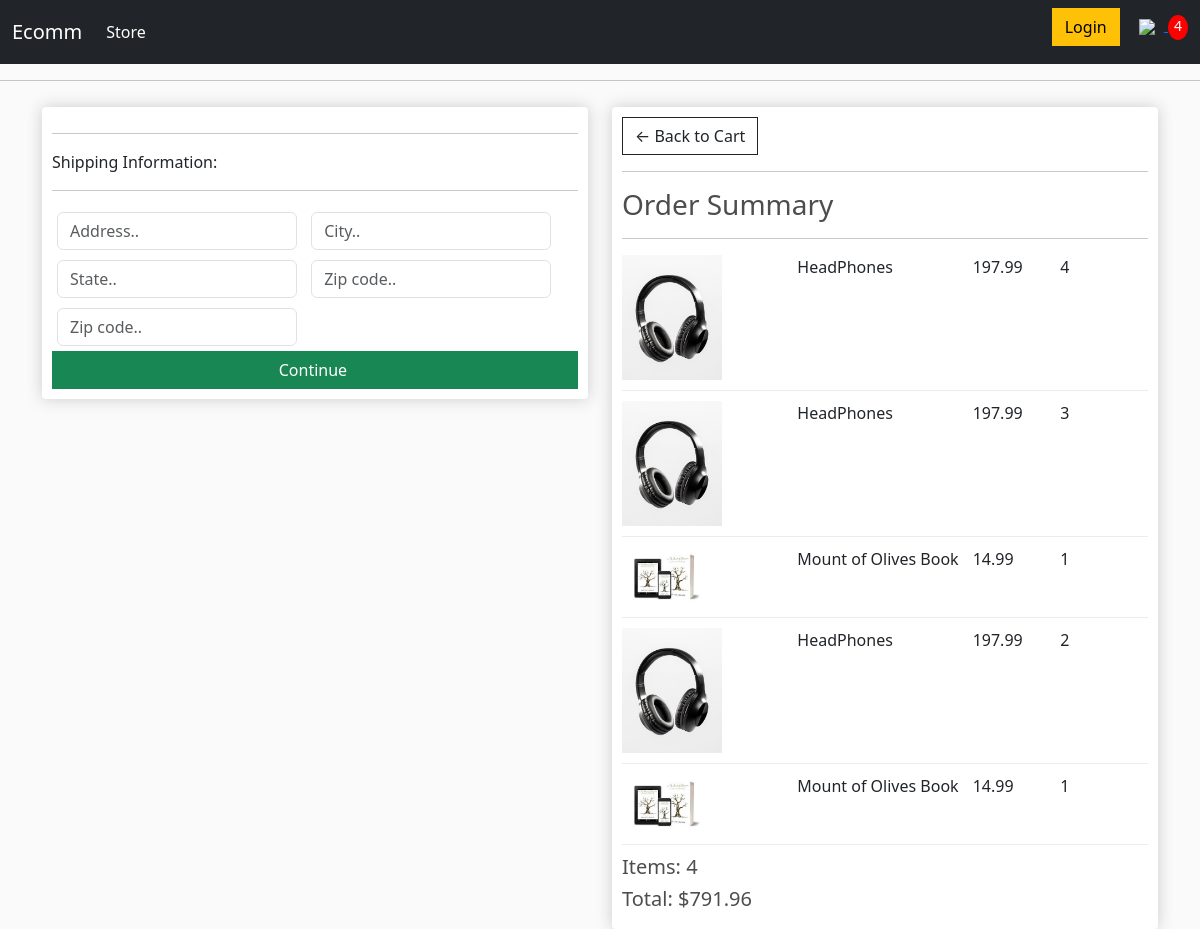
Screenshot of /checkout/ (signed in) with the database file from the repository.
### store/models.py (models this page shows, shortened)
class OrderItem(models.Model):
	product = models.ForeignKey(Product, on_delete=models.SET_NULL, blank=True, null=True)
	order = models.ForeignKey(Order, on_delete=models.SET_NULL, blank=True,null=True)
	quantity = models.IntegerField(default=0, null=True,blank=True)
	date_added = models.DateTimeField(auto_now_add=True)
	@property
	def get_total(self):
		total = self.product.price * self.quantity
		return total

class Product(models.Model):
	name = models.CharField(max_length=200, null=True)
	price = models.DecimalField(max_digits=7, decimal_places=2)
	digital = models.BooleanField(default=False, null=True, blank=True)
	image = models.ImageField(null=True, blank=True)
	@property
	def	imageURL(self):
		try:
			url=self.image.url
		except:
			url = ''
		return url

class Order(models.Model):
	customer = models.ForeignKey(Customer, on_delete=models.SET_NULL, blank=True, null=True)
	date_ordered = models.DateTimeField(auto_now_add=True)
	complete = models.BooleanField(default=False, null=True, blank=True)
	transaction_id = models.CharField(max_length=200, null=True)
	@property
	def shipping(self):
		shipping = False
		orderitems = self.orderitem_set.all()
		for i in orderitems:
			if i.product.digital == False:
				shipping = True
		return shipping
	@property
	def get_cart_total(self):
		orderitems = self.orderitem_set.all()
		total = sum([item.get_total for item in orderitems])
		return total
	@property
	def get_cart_items(self):
		orderitems = self.orderitem_set.all()
		total = sum([item.quantity for item in orderitems])
		return total

### store/views.py (the view)
# urls.py: path('checkout/', views.checkout, name='checkout' ),
def checkout(request):
	if request.user.is_authenticated:
		customer = request.user.customer
		order, created = Order.objects.get_or_create(customer=customer, complete=False)
		items = OrderItem.objects.all()
		cartItems = order.get_cart_items
	else:
		data= cartData(request)
		cartItems = data['cartItems']
		order = data['order']
		items = data['items']
	context = {'items':items, 'order':order, 'cartItems': cartItems}
	return render(request, 'store/checkout.html', context)

### store/templates/store/checkout.html (shortened to what this page needs)
{% extends 'store/main.html' %}
{% load static %}
{% block content %}
	<div class="row">
		<div class="col-lg-6">
			<div class="box-element " id="form-wrapper">
				<form id="form">
					<div id="shipping-info">
						<hr>
						<p>Shipping Information:</p>
						<hr>
						<div class="form-field">
							<input class="form-control" type="text" name="address" placeholder="Address..">
						</div>
						<div class="form-field">
							<input class="form-control" type="text" name="city" placeholder="City..">
						</div>
						<div class="form-field">
							<input class="form-control" type="text" name="state" placeholder="State..">
						</div>
						<div class="form-field">
							<input class="form-control" type="text" name="zipcode" placeholder="Zip code..">
						</div>
						<div class="form-field">
							<input class="form-control" type="text" name="country" placeholder="Zip code..">
						</div>
					</div>
						<input  id="form-button" class="btn btn-success col-12	"
						type="Submit" value="Continue ">
				</form>
			</div>
		<br>
		</div>
		<div class="col-lg-6">
			<div class="box-element">
				<a  class="btn btn-outline-dark" href="{% url 'cart' %}">&#x2190; Back to Cart</a>
				<hr>
				<h3>Order Summary</h3>
				<hr>
				{% for item in items %}
				<div class="cart-row">
					<div style="flex:2"><img class="row-image" src="{{item.product.imageURL}}"></div>
					<div style="flex:2"><p>{{item.product.name}}</p></div>
					<div style="flex:1"><p>{{item.product.price}}</p></div>
					<div style="flex:1"><p>{{item.quantity}}</p></div>
				</div>
				{% endfor %}
				<h5>Items: {{order.get_cart_items}}</h5>
				<h5>Total: ${{order.get_cart_total|floatformat:2}}</h5>
			</div>
	</div>
{% endblock content%}

### static/css/main.css (style rules this page uses)
body { background-color: hsl(0, 0%, 98%); }
h1,h2,h3,h4,h5,h6 { color:hsl(0, 0%, 30%); }
.box-element { box-shadow:hsl(0, 0%, 80%) 0 0 16px; background-color: #fff; border-radius: 4px; padding: 10px; }
.col-lg-4, .col-lg-6, .col-lg-8, .col-lg-12 { margin-top: 10px; }
.btn { border-radius: 0; }
.row-image { width: 100px; }
.form-field { width:250px; display: inline-block; padding: 5px; }
.cart-row { display: flex; align-items: flex-stretch; padding-bottom: 10px; margin-bottom: 10px; border-bottom: 1px solid #ececec; }

### rows the page displays
OrderItem: product.imageURL (picture), product.name "HeadPhones", product.price "197.99", quantity "4"
OrderItem: product.imageURL (picture), product.name "HeadPhones", product.price "197.99", quantity "3"
OrderItem: product.imageURL (picture), product.name "Mount of Olives Book", product.price "14.99", quantity "1"
OrderItem: product.imageURL (picture), product.name "HeadPhones", product.price "197.99", quantity "2"
OrderItem: product.imageURL (picture), product.name "Mount of Olives Book", product.price "14.99", quantity "1"
Order: get_cart_items "4", get_cart_total "791.96"

### other values shown
{{ cartItems }} "4"
